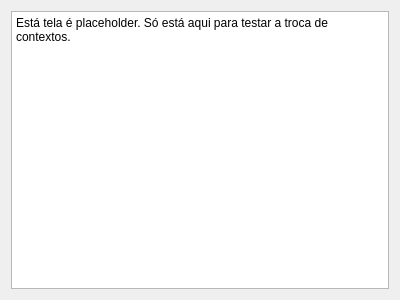
<?xml version="1.0" encoding="UTF-8"?>
<ui version="4.0">
 <class>Form</class>
 <widget class="QWidget" name="Form">
  <property name="geometry">
   <rect>
    <x>0</x>
    <y>0</y>
    <width>400</width>
    <height>300</height>
   </rect>
  </property>
  <property name="sizePolicy">
   <sizepolicy hsizetype="Fixed" vsizetype="Fixed">
    <horstretch>0</horstretch>
    <verstretch>0</verstretch>
   </sizepolicy>
  </property>
  <property name="minimumSize">
   <size>
    <width>400</width>
    <height>300</height>
   </size>
  </property>
  <property name="baseSize">
   <size>
    <width>400</width>
    <height>300</height>
   </size>
  </property>
  <property name="windowTitle">
   <string>Form</string>
  </property>
  <layout class="QGridLayout" name="gridLayout">
   <item row="0" column="0">
    <widget class="QTextEdit" name="textEdit">
     <property name="readOnly">
      <bool>true</bool>
     </property>
     <property name="html">
      <string>&lt;!DOCTYPE HTML PUBLIC &quot;-//W3C//DTD HTML 4.0//EN&quot; &quot;http://www.w3.org/TR/REC-html40/strict.dtd&quot;&gt;
&lt;html&gt;&lt;head&gt;&lt;meta name=&quot;qrichtext&quot; content=&quot;1&quot; /&gt;&lt;meta charset=&quot;utf-8&quot; /&gt;&lt;style type=&quot;text/css&quot;&gt;
p, li { white-space: pre-wrap; }
hr { height: 1px; border-width: 0; }
li.unchecked::marker { content: &quot;\2610&quot;; }
li.checked::marker { content: &quot;\2612&quot;; }
&lt;/style&gt;&lt;/head&gt;&lt;body style=&quot; font-family:'Segoe UI'; font-size:9pt; font-weight:400; font-style:normal;&quot;&gt;
&lt;p style=&quot; margin-top:0px; margin-bottom:0px; margin-left:0px; margin-right:0px; -qt-block-indent:0; text-indent:0px;&quot;&gt;Está tela é placeholder. Só está aqui para testar a troca de contextos.&lt;/p&gt;
&lt;p style=&quot;-qt-paragraph-type:empty; margin-top:0px; margin-bottom:0px; margin-left:0px; margin-right:0px; -qt-block-indent:0; text-indent:0px;&quot;&gt;&lt;br /&gt;&lt;/p&gt;&lt;/body&gt;&lt;/html&gt;</string>
     </property>
    </widget>
   </item>
  </layout>
 </widget>
 <resources/>
 <connections/>
</ui>
